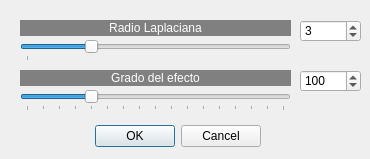
<?xml version="1.0" encoding="UTF-8"?>
<ui version="4.0">
 <class>Perfilado</class>
 <widget class="QDialog" name="Perfilado">
  <property name="geometry">
   <rect>
    <x>0</x>
    <y>0</y>
    <width>370</width>
    <height>159</height>
   </rect>
  </property>
  <property name="windowTitle">
   <string>Perfilado</string>
  </property>
  <widget class="QDialogButtonBox" name="buttonBox">
   <property name="geometry">
    <rect>
     <x>-80</x>
     <y>120</y>
     <width>341</width>
     <height>32</height>
    </rect>
   </property>
   <property name="orientation">
    <enum>Qt::Horizontal</enum>
   </property>
   <property name="standardButtons">
    <set>QDialogButtonBox::Cancel|QDialogButtonBox::Ok</set>
   </property>
  </widget>
  <widget class="QLabel" name="label">
   <property name="geometry">
    <rect>
     <x>20</x>
     <y>20</y>
     <width>271</width>
     <height>16</height>
    </rect>
   </property>
   <property name="styleSheet">
    <string notr="true">background-color: rgb(128, 128, 128);
color: rgb(255, 255, 255);</string>
   </property>
   <property name="text">
    <string>Radio Laplaciana</string>
   </property>
   <property name="alignment">
    <set>Qt::AlignCenter</set>
   </property>
  </widget>
  <widget class="QLabel" name="label_2">
   <property name="geometry">
    <rect>
     <x>20</x>
     <y>70</y>
     <width>271</width>
     <height>16</height>
    </rect>
   </property>
   <property name="styleSheet">
    <string notr="true">background-color: rgb(128, 128, 128);
color: rgb(255, 255, 255);</string>
   </property>
   <property name="text">
    <string>Grado del efecto</string>
   </property>
   <property name="alignment">
    <set>Qt::AlignCenter</set>
   </property>
  </widget>
  <widget class="QSlider" name="horizontalSlider_2">
   <property name="geometry">
    <rect>
     <x>20</x>
     <y>90</y>
     <width>271</width>
     <height>21</height>
    </rect>
   </property>
   <property name="minimum">
    <number>0</number>
   </property>
   <property name="maximum">
    <number>400</number>
   </property>
   <property name="value">
    <number>100</number>
   </property>
   <property name="orientation">
    <enum>Qt::Horizontal</enum>
   </property>
   <property name="tickPosition">
    <enum>QSlider::TicksBelow</enum>
   </property>
   <property name="tickInterval">
    <number>25</number>
   </property>
  </widget>
  <widget class="QSlider" name="horizontalSlider">
   <property name="geometry">
    <rect>
     <x>20</x>
     <y>40</y>
     <width>271</width>
     <height>21</height>
    </rect>
   </property>
   <property name="minimum">
    <number>1</number>
   </property>
   <property name="maximum">
    <number>9</number>
   </property>
   <property name="singleStep">
    <number>2</number>
   </property>
   <property name="pageStep">
    <number>16</number>
   </property>
   <property name="value">
    <number>3</number>
   </property>
   <property name="sliderPosition">
    <number>3</number>
   </property>
   <property name="orientation">
    <enum>Qt::Horizontal</enum>
   </property>
   <property name="tickPosition">
    <enum>QSlider::TicksBelow</enum>
   </property>
   <property name="tickInterval">
    <number>20</number>
   </property>
  </widget>
  <widget class="QSpinBox" name="spinBox">
   <property name="geometry">
    <rect>
     <x>300</x>
     <y>20</y>
     <width>61</width>
     <height>22</height>
    </rect>
   </property>
   <property name="minimum">
    <number>1</number>
   </property>
   <property name="maximum">
    <number>9</number>
   </property>
   <property name="singleStep">
    <number>2</number>
   </property>
   <property name="value">
    <number>3</number>
   </property>
  </widget>
  <widget class="QSpinBox" name="spinBox_2">
   <property name="geometry">
    <rect>
     <x>300</x>
     <y>70</y>
     <width>61</width>
     <height>22</height>
    </rect>
   </property>
   <property name="minimum">
    <number>0</number>
   </property>
   <property name="maximum">
    <number>400</number>
   </property>
   <property name="value">
    <number>100</number>
   </property>
  </widget>
 </widget>
 <resources/>
 <connections>
  <connection>
   <sender>buttonBox</sender>
   <signal>accepted()</signal>
   <receiver>Perfilado</receiver>
   <slot>accept()</slot>
   <hints>
    <hint type="sourcelabel">
     <x>248</x>
     <y>254</y>
    </hint>
    <hint type="destinationlabel">
     <x>157</x>
     <y>274</y>
    </hint>
   </hints>
  </connection>
  <connection>
   <sender>buttonBox</sender>
   <signal>rejected()</signal>
   <receiver>Perfilado</receiver>
   <slot>reject()</slot>
   <hints>
    <hint type="sourcelabel">
     <x>316</x>
     <y>260</y>
    </hint>
    <hint type="destinationlabel">
     <x>286</x>
     <y>274</y>
    </hint>
   </hints>
  </connection>
 </connections>
</ui>
